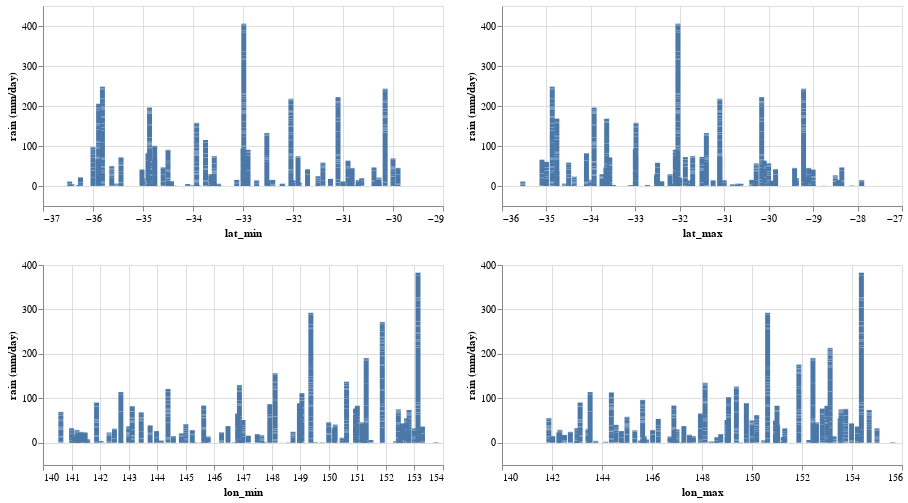

Write notebook code for a chart like this one.
### Code cell
(plot_rain("lat_min") | plot_rain("lat_max")) & (plot_rain("lon_min") | plot_rain("lon_max"))

### Figure 1 — Vega-Lite specification as saved in the notebook (floating-point values rounded to 4 significant figures; data arrays with more than 128 entries replaced by an {"elided": "..."} marker saying what was removed)
{"config": {"view": {"continuousWidth": 400, "continuousHeight": 300}}, "vconcat": [{"hconcat": [{"mark": "bar", "encoding": {"x": {"field": "lat_min", "type": "quantitative"}, "y": {"field": "rain (mm/day)", "type": "quantitative"}}, "height": 200, "width": 400}, {"mark": "bar", "encoding": {"x": {"field": "lat_max", "type": "quantitative"}, "y": {"field": "rain (mm/day)", "type": "quantitative"}}, "height": 200, "width": 400}]}, {"hconcat": [{"mark": "bar", "encoding": {"x": {"field": "lon_min", "type": "quantitative"}, "y": {"field": "rain (mm/day)", "type": "quantitative"}}, "height": 200, "width": 400}, {"mark": "bar", "encoding": {"x": {"field": "lon_max", "type": "quantitative"}, "y": {"field": "rain (mm/day)", "type": "quantitative"}}, "height": 200, "width": 400}]}], "data": {"name": "data-1caba052152b21b63fac0b4f4d41f183"}, "$schema": "https://vega.github.io/schema/vega-lite/v4.17.0.json", "datasets": {"data-1caba052152b21b63fac0b4f4d41f183": {"elided": "2000 records"}}}
